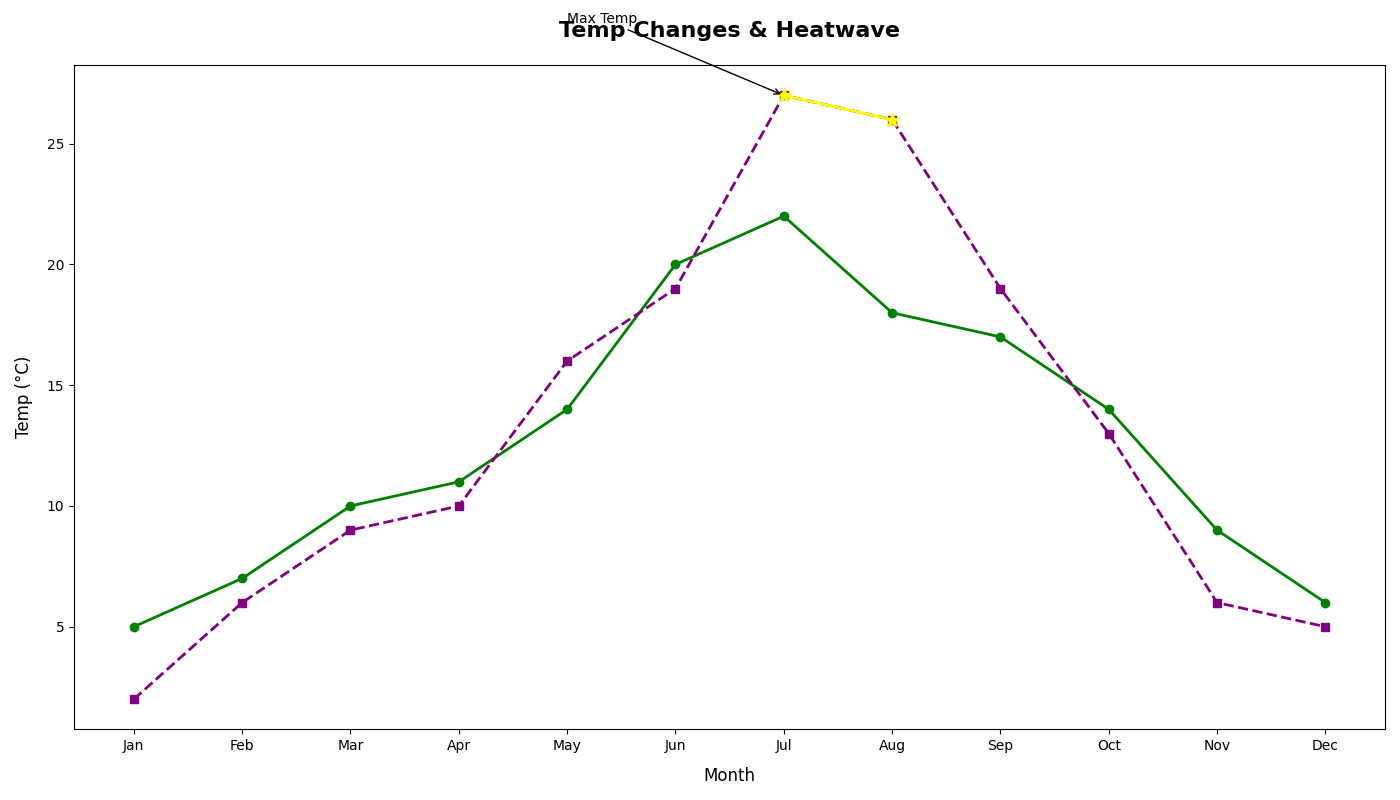

Reproduce this figure in Python.
import matplotlib.pyplot as plt
import numpy as np

months = np.array(['Jan', 'Feb', 'Mar', 'Apr', 'May', 'Jun', 'Jul', 'Aug', 'Sep', 'Oct', 'Nov', 'Dec'])

city_a_temperatures = np.array([5, 7, 10, 11, 14, 20, 22, 18, 17, 14, 9, 6])
city_b_temperatures = np.array([2, 6, 9, 10, 16, 19, 27, 26, 19, 13, 6, 5])

plt.figure(figsize=(14, 8))

plt.plot(months, city_a_temperatures, color='green', marker='o', linestyle='-', linewidth=2, markersize=6)
plt.plot(months, city_b_temperatures, color='purple', marker='s', linestyle='--', linewidth=2, markersize=6)

heatwave_months = np.array(['Jul', 'Aug'])
heatwave_temps = city_b_temperatures[6:8]
plt.plot(heatwave_months, heatwave_temps, color='yellow', marker='*', linestyle='-', linewidth=2, markersize=10)

plt.annotate('Max Temp', xy=('Jul', 27), xytext=('May', 30),
             arrowprops=dict(facecolor='purple', arrowstyle='->'), fontsize=10)

plt.title('Temp Changes & Heatwave', fontsize=16, fontweight='bold', pad=20)
plt.xlabel('Month', fontsize=12, labelpad=10)
plt.ylabel('Temp (°C)', fontsize=12, labelpad=10)

plt.tight_layout()

plt.show()
